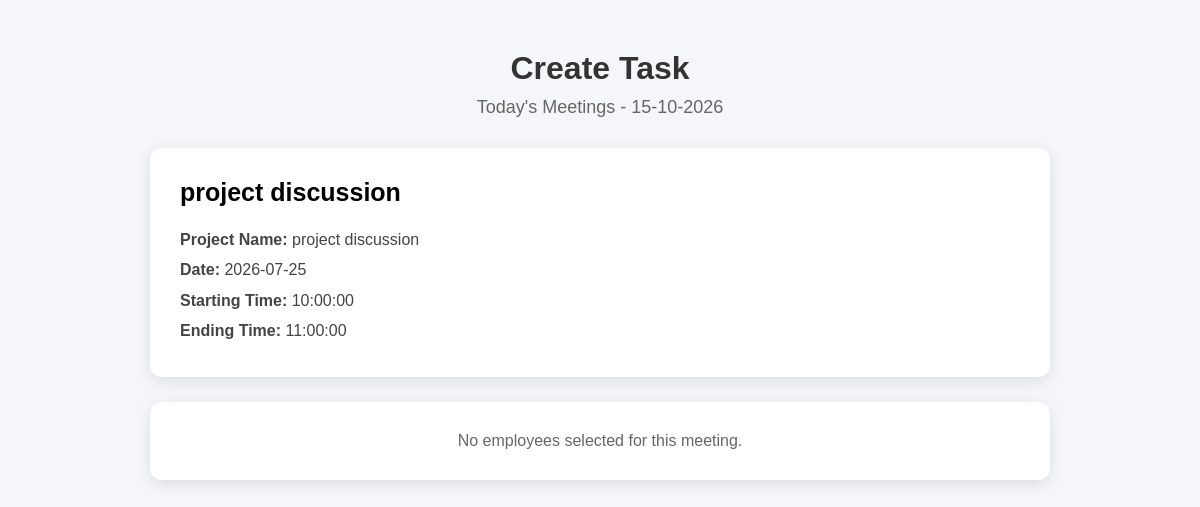
The app's page /create_task.php?meeting_id=1 with its own data.
### tables this page shows
CREATE TABLE `meetings` (
  `id` int(11) NOT NULL AUTO_INCREMENT,
  `title` varchar(100) DEFAULT NULL,
  `meeting_date` date DEFAULT NULL,
  `start_time` time DEFAULT NULL,
  `end_time` time DEFAULT NULL,
  `description` text DEFAULT NULL,
  PRIMARY KEY (`id`)
);

### create_task.php (the view, shortened to what this page needs)
<?php
include "../database/connection.php";
$selected_meeting_id = 0;
if (isset($_GET["meeting_id"])) {
    $selected_meeting_id =
        intval($_GET["meeting_id"]);
}
$selected_meeting = null;
if ($selected_meeting_id > 0) {
    $sql = "
        SELECT
            id,
            title,
            meeting_date,
            start_time,
            end_time
        FROM meetings
        WHERE id = ?
    ";
    $stmt =
        mysqli_prepare(
            $conn,
            $sql
        );
    mysqli_stmt_bind_param(
        $stmt,
        "i",
        $selected_meeting_id
    );
    mysqli_stmt_execute(
        $stmt
    );
    $result =
        mysqli_stmt_get_result(
            $stmt
        );
    $selected_meeting =
        mysqli_fetch_assoc(
            $result
        );
}
$meetings = [];
$employees = [];
?>
<!DOCTYPE html>
<html>
<head>
</head>
<body>
<div class="container">
<h1>
Create Task
</h1>
<div class="date-title">
Today's Meetings -
<?php
echo date("d-m-Y");
?>
</div>
<?php if (!$selected_meeting) { ?>
<!-- =================================================
     TODAY'S MEETINGS
================================================= -->
<?php if (count($meetings) > 0) { ?>
<?php foreach (
    $meetings as $meeting
) { ?>
<div class="box">
<div class="meeting-title">
<?php
echo htmlspecialchars(
    $meeting["title"]
);
?>
</div>
<div class="meeting-info">
<p>
<strong>
Date:
</strong>
<?php
echo htmlspecialchars(
    $meeting["meeting_date"]
);
?>
</p>
<p>
<strong>
Starting Time:
</strong>
<?php
echo htmlspecialchars(
    $meeting["start_time"]
);
?>
</p>
<p>
<strong>
Ending Time:
</strong>
<?php
echo htmlspecialchars(
    $meeting["end_time"]
);
?>
</p>
</div>
<a
    href="create_task.php?meeting_id=<?php
        echo $meeting["id"];
    ?>"
    class="open-button"
>
Open Meeting
</a>
</div>
<?php } ?>
<?php } else { ?>
<div class="box no-data">
No meetings found for today.
</div>
<?php } ?>
<?php } else { ?>
<div class="box">
<div class="meeting-title">
<?php
echo htmlspecialchars(
    $selected_meeting["title"]
);
?>
</div>
<div class="meeting-info">
<p>
<strong>
Project Name:
</strong>
<?php
echo htmlspecialchars(
    $selected_meeting["title"]
);
?>
</p>
<p>
<strong>
Date:
</strong>
<?php
echo htmlspecialchars(
    $selected_meeting["meeting_date"]
);
?>
</p>
<p>
<strong>
Starting Time:
</strong>
<?php
echo htmlspecialchars(
    $selected_meeting["start_time"]
);
?>
</p>
<p>
<strong>
Ending Time:
</strong>
<?php
echo htmlspecialchars(
    $selected_meeting["end_time"]
);
?>
</p>
</div>
</div>
<?php if (
    count($employees) > 0
) { ?>
<?php foreach (
    $employees as $employee
) { ?>
<div class="box employee-box">
<div class="employee-name">
Employee:
<?php
echo htmlspecialchars(
    $employee["full_name"]
);
?>
</div>
<div class="employee-info">
<p>
<strong>
Project Name:
</strong>
<?php
echo htmlspecialchars(
    $selected_meeting["title"]
);
?>
</p>
<p>
<strong>
Email:
</strong>
<?php
echo htmlspecialchars(
    $employee["email"]
);
?>
</p>
</div>
<?php if (
    $employee["has_task"]
) { ?>
<!-- =================================================
     ALREADY ASSIGNED
================================================= -->
<div class="already-assigned">
Task already assigned for this employee in this meeting.
</div>
<?php } else { ?>
<!-- =================================================
     TASK FORM
================================================= -->
<form method="POST">
<input
    type="hidden"
    name="meeting_id"
    value="<?php
        echo $selected_meeting_id;
    ?>"
>
<input
    type="hidden"
    name="employee_id"
    value="<?php
        echo $employee["id"];
    ?>"
>
<div class="form-group">
<label>
Task
</label>
<input
    type="text"
    name="task_title"
    placeholder="Enter task"
    required
>
</div>
<div class="form-group">
<label>
Assigned Date
</label>
<input
    type="date"
    name="assigned_date"
    value="<?php
        echo date("Y-m-d");
    ?>"
    required
>
</div>
<div class="form-group">
<label>
Due Date
</label>
<input
    type="date"
    name="due_date"
    required
>
</div>
<button
    type="submit"
    name="assign_task"
    class="assign-button"
>
Assign Task
</button>
</form>
<?php } ?>
</div>
<?php } ?>
<?php } else { ?>
<div class="box no-data">
No employees selected for this meeting.
</div>
<?php } ?>
<?php } ?>
</div>
</body>
</html>

### create_task.php (style rules this page uses)
* { box-sizing: border-box; margin: 0; padding: 0; }
body { font-family: Arial, sans-serif; background: #f4f6f9; }
.container { width: 90%; max-width: 900px; margin: 50px auto; }
h1 { text-align: center; margin-bottom: 10px; color: #333; }
.date-title { text-align: center; margin-bottom: 30px; color: #666; font-size: 18px; }
.box { background: white; padding: 30px; border-radius: 12px; margin-bottom: 25px; box-shadow: 0 4px 15px rgba(0,0,0,0.10); }
.meeting-title { font-size: 25px; font-weight: bold; margin-bottom: 18px; }
.meeting-info { line-height: 1.9; color: #444; }
.no-data { text-align: center; padding: 30px; color: #666; }

### records on screen
meetings: title "project discussion", meeting_date "2026-07-25", start_time "10:00:00", end_time "11:00:00"
